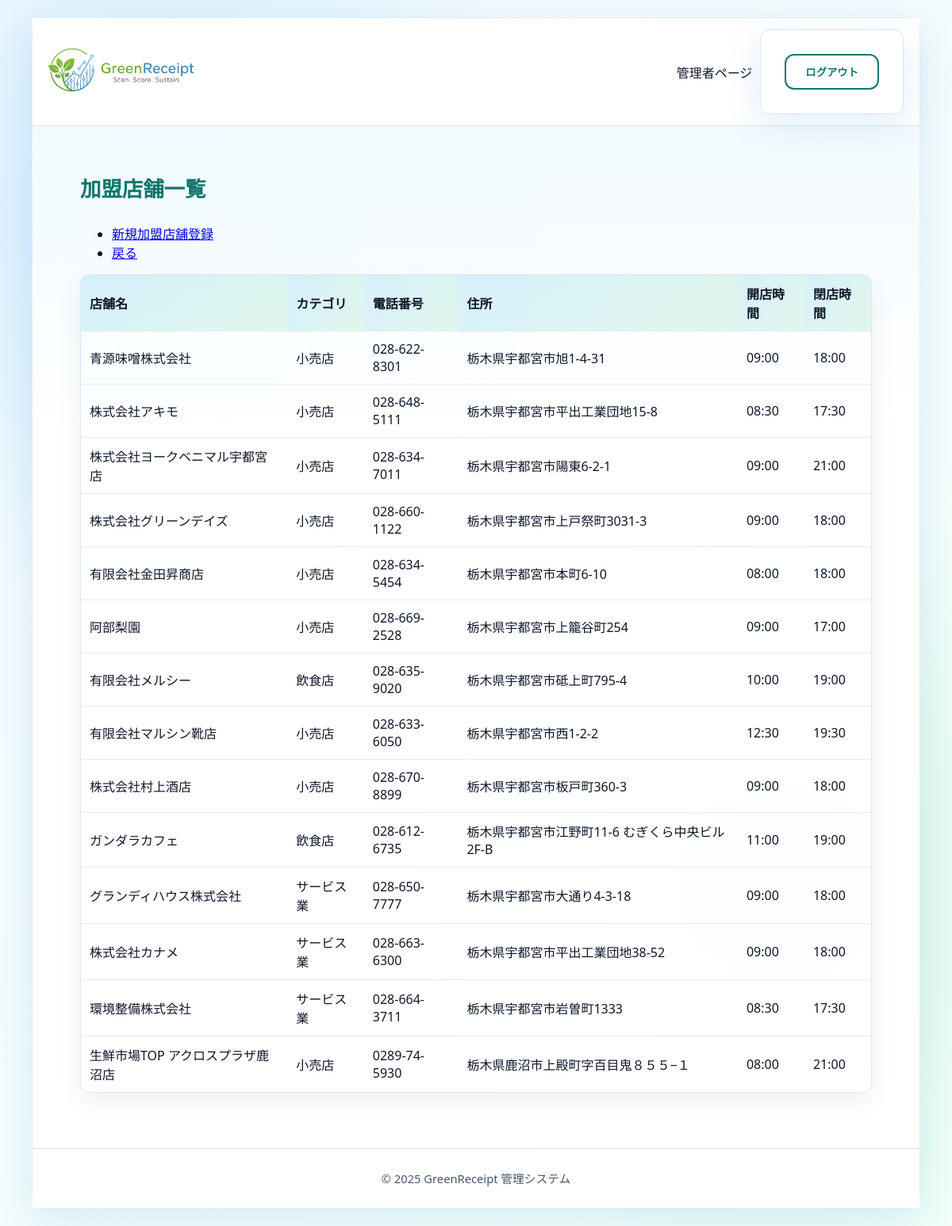
The page /store/list/ (signed in) on the database its author committed.
### core/models.py (models this page shows, shortened)
class Store(models.Model):
    store_id = models.AutoField(primary_key=True, verbose_name='店舗ID')
    store_name = models.CharField(max_length=64, verbose_name='店舗名')
    CATEGORY_CHOICES = [
        ('restaurant', '飲食店'),
        ('retail', '小売店'),
        ('service', 'サービス業'),
        ('other', 'その他'),
    ]
    category = models.CharField(max_length=64, choices=CATEGORY_CHOICES, verbose_name='カテゴリ')
    tel = models.CharField(max_length=32, blank=True, verbose_name='電話番号')
    address = models.CharField(max_length=255, verbose_name='住所')
    open_time = models.TimeField(verbose_name='開店時間', null=True, blank=True)
    close_time = models.TimeField(verbose_name='閉店時間', null=True, blank=True)
    lat = models.FloatField(verbose_name='緯度', default=0.0)
    lng = models.FloatField(verbose_name='経度', default=0.0)
    class Meta:
        verbose_name = '加盟店'
        verbose_name_plural = '加盟店'

### core/views.py (the view)
# urls.py: path("store/list/",views.store_list,name='store_list'),
@staff_member_required
def store_list(request):
    stores = Store.objects.all()
    return render(request, "admin/store_list.html", {'stores': stores})

### core/templates/admin/store_list.html (shortened to what this page needs)
{% extends 'admin/admin_base.html' %}
{% block content %}
<main class="dashboard-main">
  <div class="dashboard-container">
    <div class="header-with-button">
        <h1>加盟店舗一覧</h1>
        <ul class="list-group list-group-flush">
            <li class="list-group-item">
                <a href="{% url 'core:store_create' %}">新規加盟店舗登録</a>
            </li>
            <li class="list-group-item">
                <a href="{% url 'core:staff_index' %}">戻る</a>
            </li>
        </ul>
    </div>
    <div class="table-responsive">
        <table class="table">
            <thead>
                <tr>
                    <th>店舗名</th>
                    <th>カテゴリ</th>
                    <th>電話番号</th>
                    <th>住所</th>
                    <th>開店時間</th>
                    <th>閉店時間</th>
                </tr>
            </thead>
            <tbody>
                {% for store in stores %}
                <tr data-href="{% url 'core:store_detail' store.store_id %}">
                    <td>{{ store.store_name }}</td>
                    <td>{{ store.get_category_display }}</td>
                    <td>{{ store.tel }}</td>
                    <td>{{ store.address }}</td>
                    <td>{{ store.open_time|time:"H:i" }}</td>
                    <td>{{ store.close_time|time:"H:i" }}</td>
                </tr>
                {% endfor %}
            </tbody>
        </table>
    </div>
  </div>
</main>
{% endblock %}

### core/static/css/admin.css (style rules this page uses)
:root { --bg-1: #f3f9ff; --bg-2: #f2fff8; --panel: rgba(255, 255, 255, 0.94); --border: rgba(9, 109, 217, 0.12); --shadow: 0 14px 48px rgba(9, 109, 217, 0.12); --shadow-strong: 0 22px 60px rgba(9, 109, 217, 0.18); --text: #0f172a; --muted: #475569; --accent: #0ea5e9; --accent-2: #0f766e; --radius-lg: 18px; --radius-md: 12px; --radius-sm: 10px; }
* { box-sizing: border-box; }
html, body { height: 100%; width: 100%; margin: 0; padding: 0; overflow-x: hidden; }
body { font-family: "Poppins", "Segoe UI", "\u30E1\u30A4\u30EA\u30AA", sans-serif; color: var(--text); display: flex; flex-direction: column; min-height: 100vh; background: radial-gradient(circle at 18% 18%, rgba(14, 165, 233, 0.16), transparent 32%), radial-gradient(circle at 82% 72%, rgba(34, 197, 94, 0.12), transparent 34%), linear-gradient(135deg, var(--bg-1), var(--bg-2)); -webkit-font-smoothing: antialiased; }
.admin-main h1 { font-size: 1.65rem; font-weight: 700; color: var(--accent-2); margin-bottom: 26px; animation: slideLeft 0.5s ease-out; }
.table-responsive { overflow-x: hidden; border-radius: 12px; border: 1px solid #dce6f5; box-shadow: 0 12px 32px rgba(0,0,0,.06); }
table { width: 100%; border-collapse: collapse; }
th { background: linear-gradient(120deg, rgba(14, 165, 233, 0.14), rgba(34, 197, 94, 0.12)); color: var(--text); font-weight: 700; padding: 11px; text-align: left; }
td { padding: 11px; border-top: 1px solid #e4ecf7; }
tr { transition: background 0.25s ease, transform 0.25s ease; }

### rows shown on the page
Store: store_name "青源味噌株式会社", category "小売店", tel "028-622-8301", address "栃木県宇都宮市旭1-4-31", open_time "09:00", close_time "18:00"
Store: store_name "株式会社アキモ", category "小売店", tel "028-648-5111", address "栃木県宇都宮市平出工業団地15-8", open_time "08:30", close_time "17:30"
Store: store_name "株式会社ヨークベニマル宇都宮店", category "小売店", tel "028-634-7011", address "栃木県宇都宮市陽東6-2-1", open_time "09:00", close_time "21:00"
Store: store_name "株式会社グリーンデイズ", category "小売店", tel "028-660-1122", address "栃木県宇都宮市上戸祭町3031-3", open_time "09:00", close_time "18:00"
Store: store_name "有限会社金田昇商店", category "小売店", tel "028-634-5454", address "栃木県宇都宮市本町6-10", open_time "08:00", close_time "18:00"
Store: store_name "阿部梨園", category "小売店", tel "028-669-2528", address "栃木県宇都宮市上籠谷町254", open_time "09:00", close_time "17:00"
Store: store_name "有限会社メルシー", category "飲食店", tel "028-635-9020", address "栃木県宇都宮市砥上町795-4", open_time "10:00", close_time "19:00"
Store: store_name "有限会社マルシン靴店", category "小売店", tel "028-633-6050", address "栃木県宇都宮市西1-2-2", open_time "12:30", close_time "19:30"
Store: store_name "株式会社村上酒店", category "小売店", tel "028-670-8899", address "栃木県宇都宮市板戸町360-3", open_time "09:00", close_time "18:00"
Store: store_name "ガンダラカフェ", category "飲食店", tel "028-612-6735", address "栃木県宇都宮市江野町11-6 むぎくら中央ビル2F-B", open_time "11:00", close_time "19:00"
Store: store_name "グランディハウス株式会社", category "サービス業", tel "028-650-7777", address "栃木県宇都宮市大通り4-3-18", open_time "09:00", close_time "18:00"
Store: store_name "株式会社カナメ", category "サービス業", tel "028-663-6300", address "栃木県宇都宮市平出工業団地38-52", open_time "09:00", close_time "18:00"
Store: store_name "環境整備株式会社", category "サービス業", tel "028-664-3711", address "栃木県宇都宮市岩曽町1333", open_time "08:30", close_time "17:30"
Store: store_name "生鮮市場TOP アクロスプラザ鹿沼店", category "小売店", tel "0289-74-5930", address "栃木県鹿沼市上殿町字百目鬼８５５−１", open_time "08:00", close_time "21:00"
